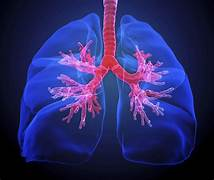
#> input picture lung.jpg, 214 x 180 px
$ jupyter execute createclahe.ipynb
#> lines starting #> are read from the running program, lines starting #| are printed output that depends on the picture
#clahe->contrast limited adaptive histogram equalization for improving the contrast

[cell 1]
import cv2
import matplotlib.pyplot as plt

[cell 2]
img=cv2.imread('lung.jpg')
#> img is the input picture: shape (180, 214, 3); mean B, G, R 103.1, 41.9, 43

[cell 3]
rgb_img=cv2.cvtColor(img,cv2.COLOR_BGR2RGB)

[cell 4]
gray_img=cv2.cvtColor(img,cv2.COLOR_BGR2GRAY)
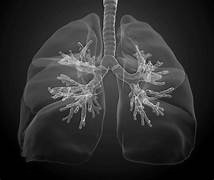
#> gray_img: shape (180, 214); min 0, max 226, mean 49.2

#createCLAHE - can be done only through gray scale image

#clipLimit - threshold for contrast limiting

#tilegridsize - size of grid for histogram equalization input image will be divided into
                into equally size recatangular images

[cell 5]
clahe=cv2.createCLAHE(clipLimit=5,tileGridSize=(8,8))

[cell 6]
clahe_img=clahe.apply(gray_img)
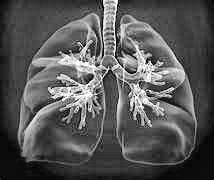
#> clahe_img: shape (180, 214); min 0, max 255, mean 86.6

[cell 7]
plt.Figure(figsize=(12,6))

plt.subplot(1,2,1)
plt.imshow(rgb_img)
plt.title('rgb_img')

plt.subplot(1,2,2)
plt.imshow(clahe_img)
plt.title('clahe_img')
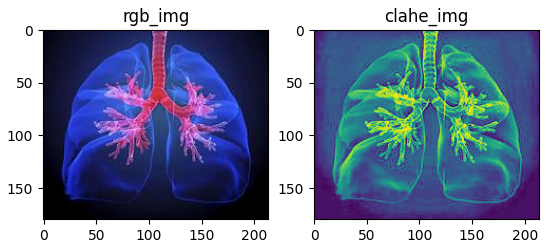
#> figure drawn by matplotlib, 2 panels

#clahe using the same image LAB

[cell 8]
img1=cv2.imread('lung.jpg')

[cell 9]
lab=cv2.cvtColor(img1,cv2.COLOR_BGR2LAB)
#> lab: shape (180, 214, 3); mean of channels 0, 1, 2 53.4, 148.4, 94.9

[cell 10]
l,a,b=cv2.split(lab)
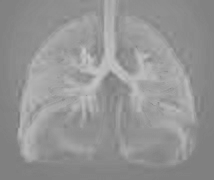
#> a: shape (180, 214); min 121, max 199, mean 148.4
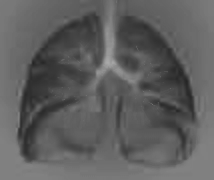
#> b: shape (180, 214); min 37, max 170, mean 94.9

[cell 11]
plt.imshow(l)

[cell 12]
#When applying CLAHE, there are two parameters to be remembered:
#clipLimit – This parameter sets the threshold for contrast limiting. The default value is 40.
#tileGridSize – This sets the number of tiles in the row and column. By default this is 8×8. It is used while the image is divided into tiles for applying CLAHE.
clahe=cv2.createCLAHE(clipLimit=0.3,tileGridSize=(8,8))

[cell 13]
cla=clahe.apply(l)
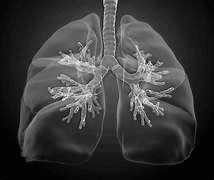
#> cla: shape (180, 214); min 2, max 241, mean 58.6

[cell 14]
lab_image=cv2.merge([cla,a,b])
#> lab_image: shape (180, 214, 3); mean of channels 0, 1, 2 58.6, 148.4, 94.9

[cell 15]
clahe_rgb_img=cv2.cvtColor(lab_image,cv2.COLOR_LAB2BGR)
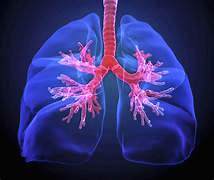
#> clahe_rgb_img: shape (180, 214, 3); mean B, G, R 108.3, 46.9, 49.6

[cell 16]
plt.Figure(figsize=(12,6))

plt.subplot(1,2,1)
plt.imshow(lab)
plt.title('lab_img')

plt.subplot(1,2,2)
plt.imshow(clahe_rgb_img)
plt.title('clahe_rgb_img')
#> figure, not shown here; B, G, R data is drawn as R, G, B

$ run again, with thala.jpg copied over lung.jpg
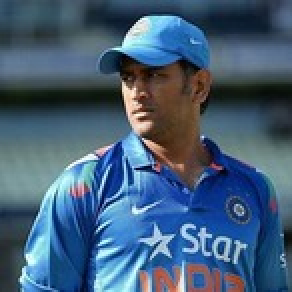
#> input picture thala.jpg, 146 x 146 px (shown 2 times larger)
#> img is the input picture: shape (146, 146, 3); mean B, G, R 120.1, 94.2, 67.7
#> lab: shape (146, 146, 3); mean of channels 0, 1, 2 98.8, 128.5, 111.3
#> `cla=clahe.apply(l)`:
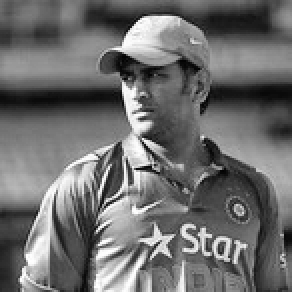
#> cla: shape (146, 146) (shown 2 times larger); min 2, max 255, mean 109.7
#> lab_image: shape (146, 146, 3); mean of channels 0, 1, 2 109.7, 128.5, 111.3
#> `clahe_rgb_img=cv2.cvtColor(lab_image,cv2.COLOR_LAB2BGR)`:
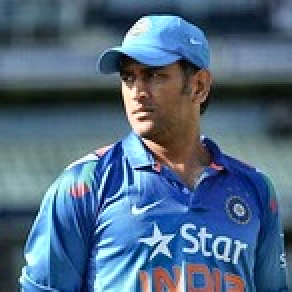
#> clahe_rgb_img: shape (146, 146, 3) (shown 2 times larger); mean B, G, R 130.6, 105, 79.6
